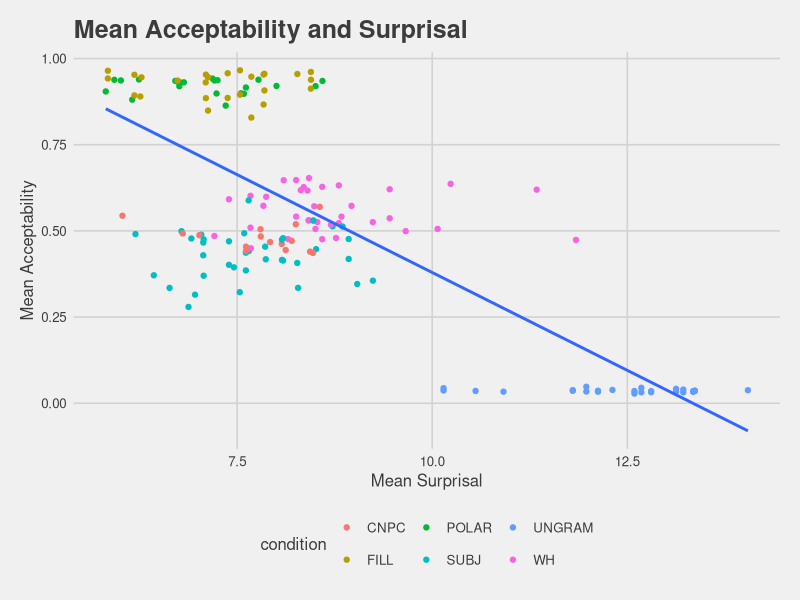
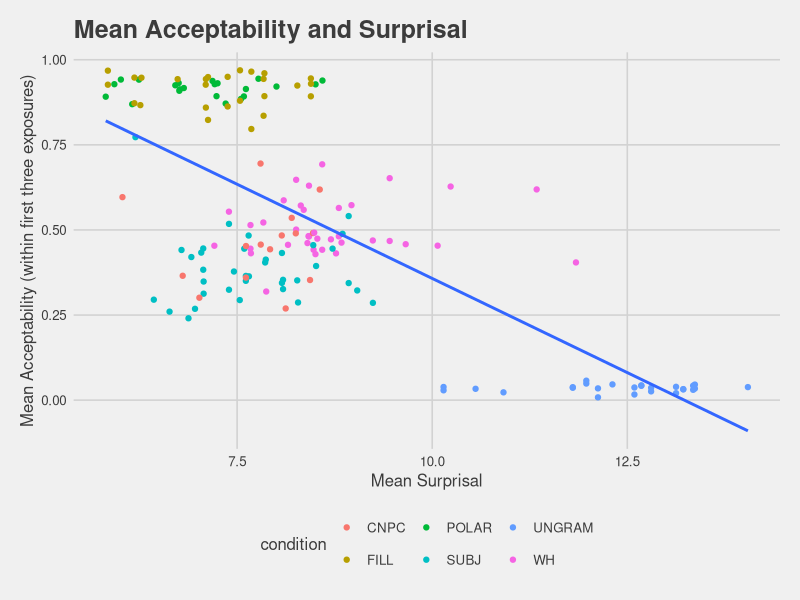
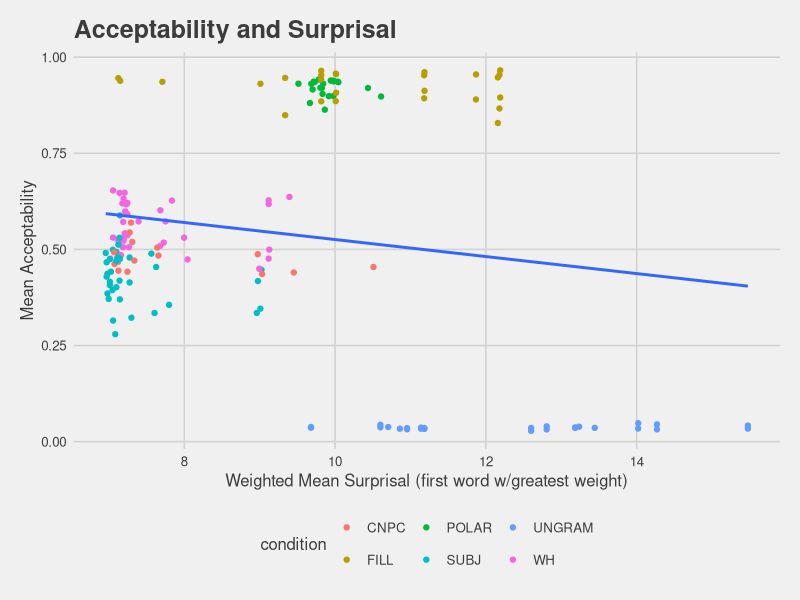
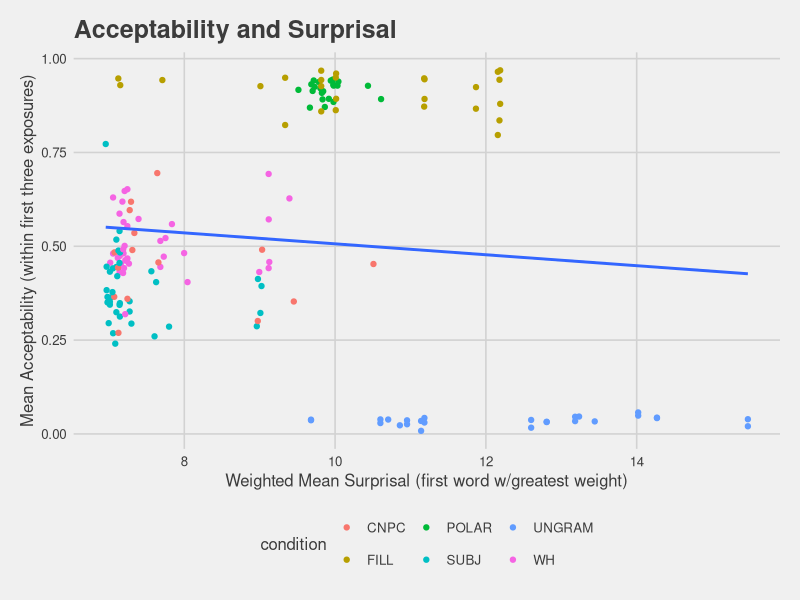
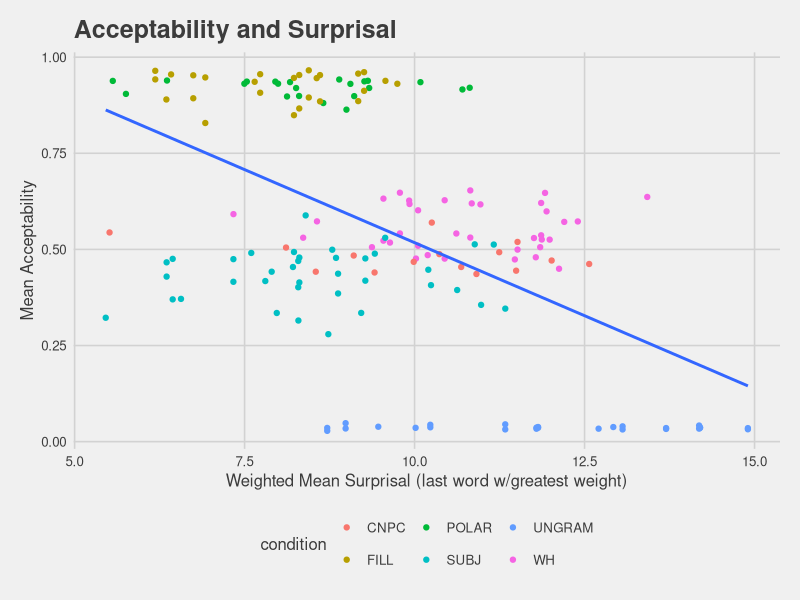
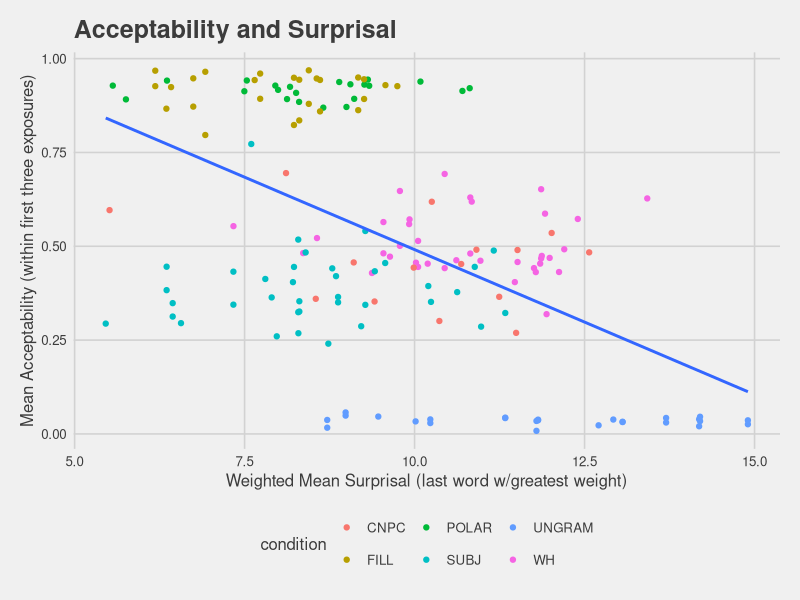
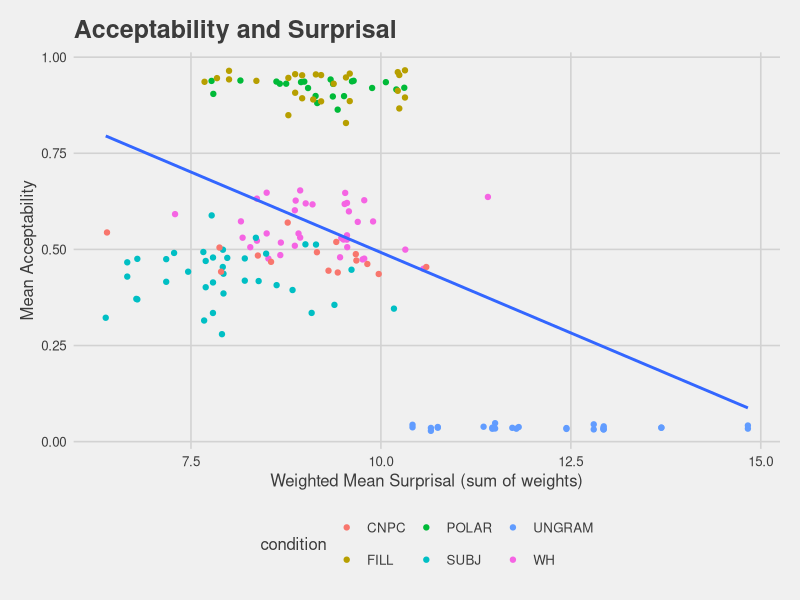
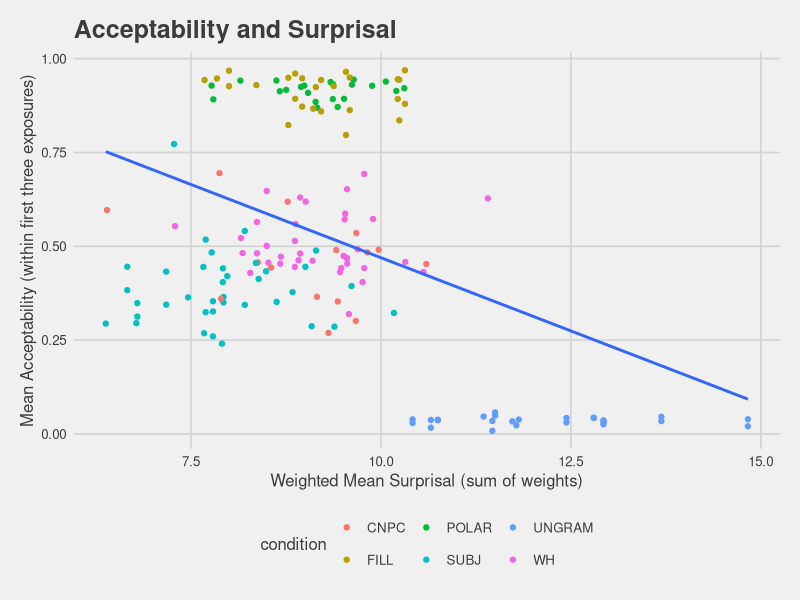

The R script that drew these images, in order:
library(dplyr)
library(ggplot2)
library(ggthemes)
ratings <- read.csv("data/genRatings.csv")
ratings2 <- read.csv("data/adaptRatings.csv")
ratings <- rbind(ratings, ratings2)
#surprisals <- read.csv("data/gen_surprisals.csv")

#plot mean surprisal vs mean of all ratings, just first 3
ratings %>%
  ggplot((aes(x = mean_surprisal, y= all_exposures))) +
  geom_point(aes(color = condition)) +
  geom_smooth(method = "lm", se=FALSE) +
  labs(title = "Mean Acceptability and Surprisal", 
       x = "Mean Surprisal", 
       y = "Mean Acceptability") +
  theme_fivethirtyeight() +
  theme(axis.title = element_text())

ratings %>%
  ggplot((aes(x = mean_surprisal, y= first_three_exposures))) +
  geom_point(aes(color = condition)) +
  geom_smooth(method = "lm", se=FALSE) +
  labs(title = "Mean Acceptability and Surprisal", 
       x = "Mean Surprisal", 
       y = "Mean Acceptability (within first three exposures)") +
  theme_fivethirtyeight() +
  theme(axis.title = element_text())

#plot each weight of surprisal vs the two kinds of ratings

ratings %>%
  ggplot((aes(x = weight_first, y= all_exposures))) +
  geom_point(aes(color = condition)) +
  geom_smooth(method = "lm", se=FALSE) +
  labs(title = "Acceptability and Surprisal", 
       x = "Weighted Mean Surprisal (first word w/greatest weight)", 
       y = "Mean Acceptability") +
  theme_fivethirtyeight() +
  theme(axis.title = element_text())

ratings %>%
  ggplot((aes(x = weight_first, y= first_three_exposures))) +
  geom_point(aes(color = condition)) +
  geom_smooth(method = "lm", se=FALSE) +
  labs(title = "Acceptability and Surprisal", 
       x = "Weighted Mean Surprisal (first word w/greatest weight)", 
       y = "Mean Acceptability (within first three exposures)") +
  theme_fivethirtyeight() +
  theme(axis.title = element_text())


ratings %>%
  ggplot((aes(x = weight_last, y= all_exposures))) +
  geom_point(aes(color = condition)) +
  geom_smooth(method = "lm", se=FALSE) +
  labs(title = "Acceptability and Surprisal", 
       x = "Weighted Mean Surprisal (last word w/greatest weight)", 
       y = "Mean Acceptability") +
  theme_fivethirtyeight() +
  theme(axis.title = element_text())

ratings %>%
  ggplot((aes(x = weight_last, y= first_three_exposures))) +
  geom_point(aes(color = condition)) +
  geom_smooth(method = "lm", se=FALSE) +
  labs(title = "Acceptability and Surprisal", 
       x = "Weighted Mean Surprisal (last word w/greatest weight)", 
       y = "Mean Acceptability (within first three exposures)") +
  theme_fivethirtyeight() +
  theme(axis.title = element_text())

ratings %>%
  ggplot((aes(x = weight_sum, y= all_exposures))) +
  geom_point(aes(color = condition)) +
  geom_smooth(method = "lm", se=FALSE) +
  labs(title = "Acceptability and Surprisal", 
       x = "Weighted Mean Surprisal (sum of weights)", 
       y = "Mean Acceptability") +
  theme_fivethirtyeight() +
  theme(axis.title = element_text())

ratings %>%
  ggplot((aes(x = weight_sum, y= first_three_exposures))) +
  geom_point(aes(color = condition)) +
  geom_smooth(method = "lm", se=FALSE) +
  labs(title = "Acceptability and Surprisal", 
       x = "Weighted Mean Surprisal (sum of weights)", 
       y = "Mean Acceptability (within first three exposures)") +
  theme_fivethirtyeight() +
  theme(axis.title = element_text())


ratings %>%
  ggplot((aes(x = normalized, y= all_exposures))) +
  geom_point(aes(color = condition)) +
  geom_smooth(method = "lm", se=FALSE) +
  labs(title = "Acceptability and Surprisal", 
       x = "Normalized Mean Surprisal", 
       y = "Mean Acceptability") +
  theme_fivethirtyeight() +
  theme(axis.title = element_text())

ratings %>%
  ggplot((aes(x = normalized, y= first_three_exposures))) +
  geom_point(aes(color = condition)) +
  geom_smooth(method = "lm", se=FALSE) +
  labs(title = "Acceptability and Surprisal", 
       x = "Normalized Mean Surprisal", 
       y = "Mean Acceptability (within first three exposures)") +
  theme_fivethirtyeight() +
  theme(axis.title = element_text())


# mean, normalized, weight first, last, sum
all_mean <- lm(ratings$all_exposures~ratings$mean_surprisal, ratings)
all_norm <- lm(ratings$all_exposures~ratings$normalized, ratings)
all_first <- lm(ratings$all_exposures~ratings$weight_first, ratings)
all_last <- lm(ratings$all_exposures~ratings$weight_last, ratings)
all_sum <- lm(ratings$all_exposures~ratings$weight_sum, ratings)
f3_mean <- lm(ratings$first_three_exposures~ratings$mean_surprisal, ratings)
f3_norm <- lm(ratings$first_three_exposures~ratings$normalized, ratings)
f3_first <- lm(ratings$first_three_exposures~ratings$weight_first, ratings)
f3_last <- lm(ratings$first_three_exposures~ratings$weight_last, ratings)
f3_sum <- lm(ratings$first_three_exposures~ratings$weight_sum, ratings)
AIC(all_mean)
BIC(all_mean)
AIC(all_norm)
BIC(all_norm)
AIC(all_first)
BIC(all_first)
AIC(all_last)
BIC(all_last)
AIC(all_sum)
BIC(all_sum)
AIC(f3_mean)
BIC(f3_mean)
AIC(f3_norm)
BIC(f3_norm)
AIC(f3_first)
BIC(f3_first)
AIC(f3_last)
BIC(f3_last)
AIC(f3_sum)
BIC(f3_sum)

# factor in condition:
all_mean_cond <- lm(ratings$all_exposures~ratings$mean_surprisal*ratings$condition, ratings)
f3_mean_cond <- lm(ratings$first_three_exposures~ratings$mean_surprisal*ratings$condition, ratings)
all_norm_cond <- lm(ratings$all_exposures~ratings$normalized*ratings$condition, ratings)
f3_norm_cond <- lm(ratings$first_three_exposures~ratings$normalized*ratings$condition, ratings)
AIC(all_mean_cond)
BIC(all_mean_cond)
AIC(f3_mean_cond)
BIC(f3_mean_cond)
AIC(all_norm_cond)
BIC(all_norm_cond)
AIC(f3_norm_cond)
BIC(f3_norm_cond)
summary(f3_norm_cond)
summary(all_norm_cond)
summary(f3_norm)
summary(all_norm)